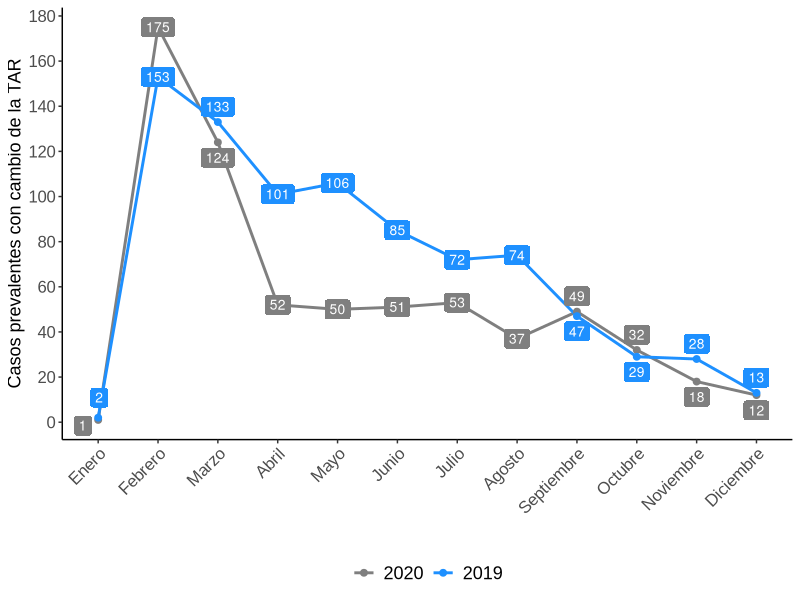

Source code (R): (Note: this script raises an error after producing the figure.)
library(readxl)
library(tidyverse)
library(ggplot2)
library(ggrepel)

rm(list=ls())

#Datos
datosfig7 <- read_excel("data/data_cap_014/datosfig7.xlsx")

# Datos en formato largo
datosfig7_long <- datosfig7 |>
  pivot_longer(cols = -Mes, names_to = "Año", values_to = "Casos") |>
  filter(Año %in% c("2019", "2020")) |>
  mutate(
    Año = factor(Año, levels = c("2020", "2019")),
    Mes = factor(Mes, levels = c(
      "Enero", "Febrero", "Marzo", "Abril", "Mayo", "Junio",
      "Julio", "Agosto", "Septiembre", "Octubre", "Noviembre", "Diciembre"
    ))
  )



# Gráfica
cambiotar <- ggplot(datosfig7_long, aes(x = Mes, y = Casos, group = Año, color = Año)) +
  geom_line(size = 1) +
  geom_point(size = 2) +
  geom_label_repel(
    aes(label = Casos, fill = Año),
    color = "white",
    size = 3.5,
    label.size = 0,
    show.legend = FALSE,
    max.overlaps = 20,
    box.padding = 0.2,
    point.padding = 0.3,
    direction = "both",
    segment.color = "grey80",
    force = 0.01
  )+
  scale_y_continuous(
    breaks = seq(0, 200, by=20)
    ) +
  scale_color_manual(values = c("2020" = "gray50", "2019" = "#1E90FF")) +
  scale_fill_manual(values = c("2020" = "gray50", "2019" = "#1E90FF")) +
  labs(
    x = "",
    y = "Casos prevalentes con cambio de la TAR",
    title = NULL,
    color = NULL
  ) +
  theme_classic(base_family = "Arial") +
  theme(
    axis.text.x = element_text(angle = 45, hjust = 1, size = 12),
    axis.text.y = element_text(size = 12),
    axis.title.x = element_text(size = 13),
    axis.title.y = element_text(size = 13),
    legend.position = "bottom",
    legend.text = element_text(size = 13)
  )

cambiotar

#Guardar gráfica
ggsave("outputs/grafic_cap_014/f7_cambiotar.jpg",
       plot = cambiotar, 
       width = 7, 
       height = 5, 
       dpi = 300)




